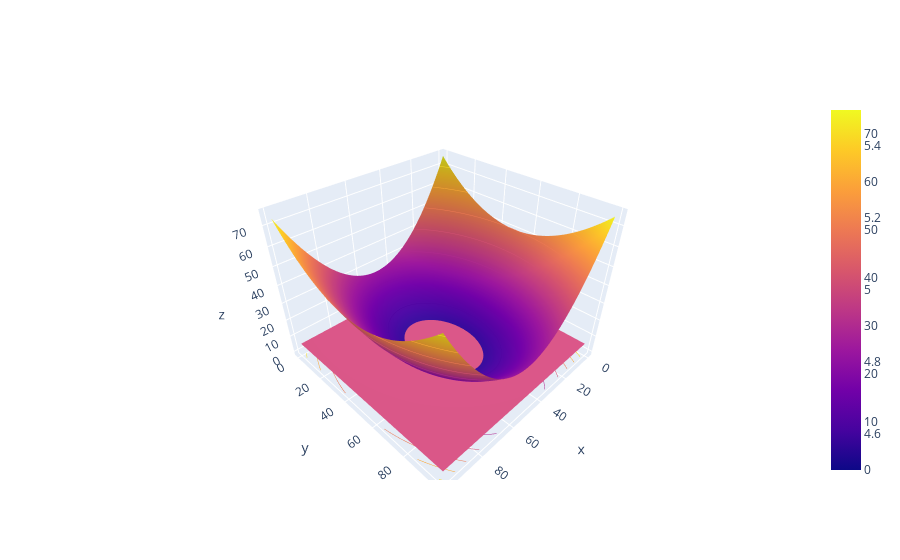

Notebook code for this chart:
### Code cell
#PLOT 1
import sympy as sp
x,y = sp.symbols('x y')
paraboloid = sp.lambdify((x,y),2*(x**2) + y**2)
plane = sp.lambdify((x,y),2*x+3*y+4)
plane2 = sp.lambdify((x,y),x+y)
import numpy as np
points = np.arange(-5,5,0.1)
x,y = np.meshgrid(points,points)

points2 = np.arange(-5,5,0.1)
x2,y2 = np.meshgrid(points2,points2)
import plotly.graph_objects as go
fig = go.Figure(data = [go.Surface(z = paraboloid(x,y)),go.Surface(z = 5+0*plane2(x2,y2))])
fig.update_traces(contours_z=dict(show=True, usecolormap=True,
                                  highlightcolor="limegreen", project_z=True))
fig.show()

### Figure 1 — Plotly figure (JSON) as saved in the notebook; plotly's stock layout.template omitted (floating-point values rounded to 4 significant figures; data arrays with more than 128 entries replaced by an {"elided": "..."} marker saying what was removed)
{"data": [{"contours": {"z": {"highlightcolor": "limegreen", "project": {"z": true}, "show": true, "usecolormap": true}}, "type": "surface", "z": {"elided": "100x100 float values"}}, {"contours": {"z": {"highlightcolor": "limegreen", "project": {"z": true}, "show": true, "usecolormap": true}}, "type": "surface", "z": {"elided": "100x100 int values"}}], "layout": {}}
